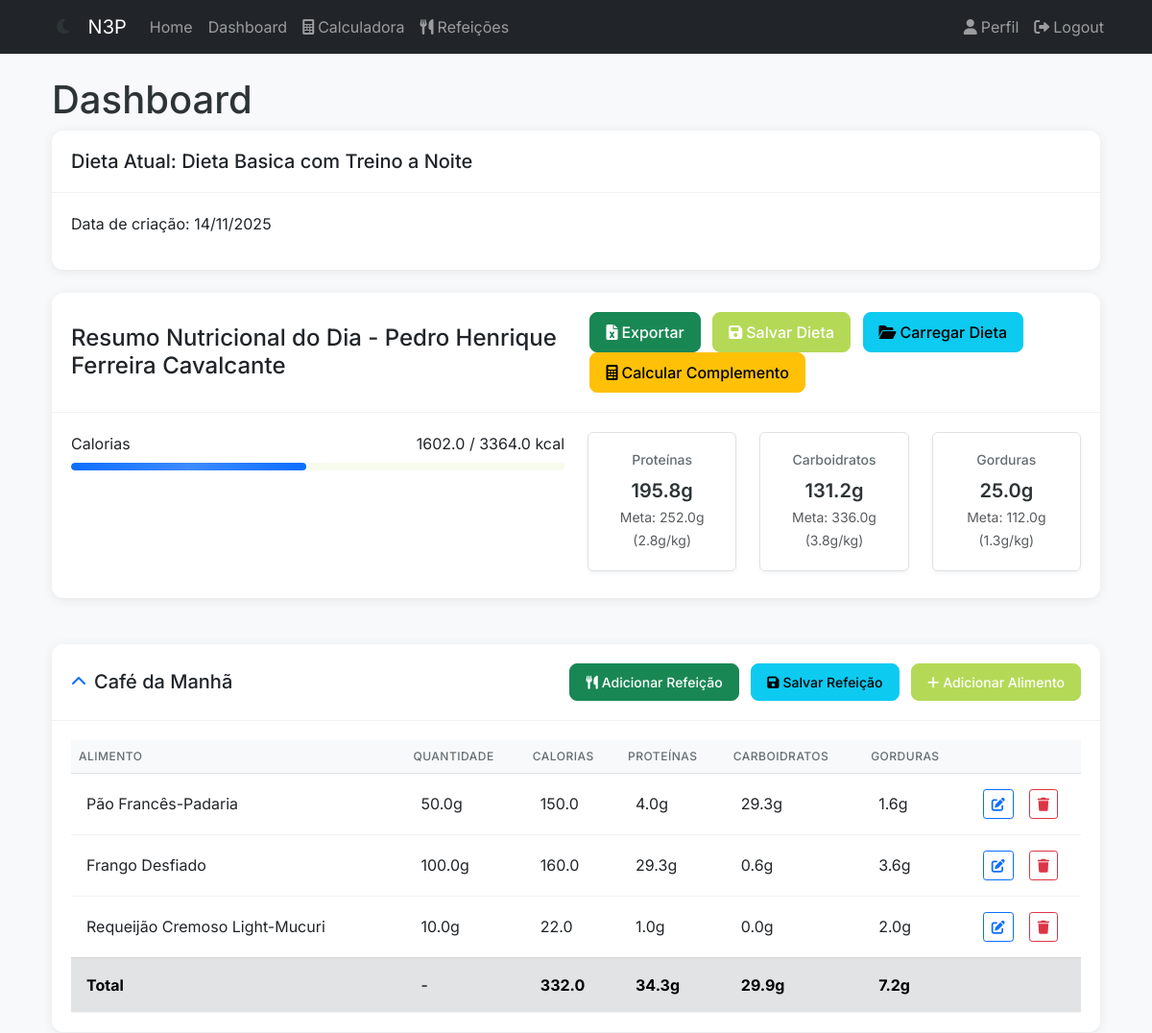
Before: /dashboard (signed in, upper part) with the older database file.
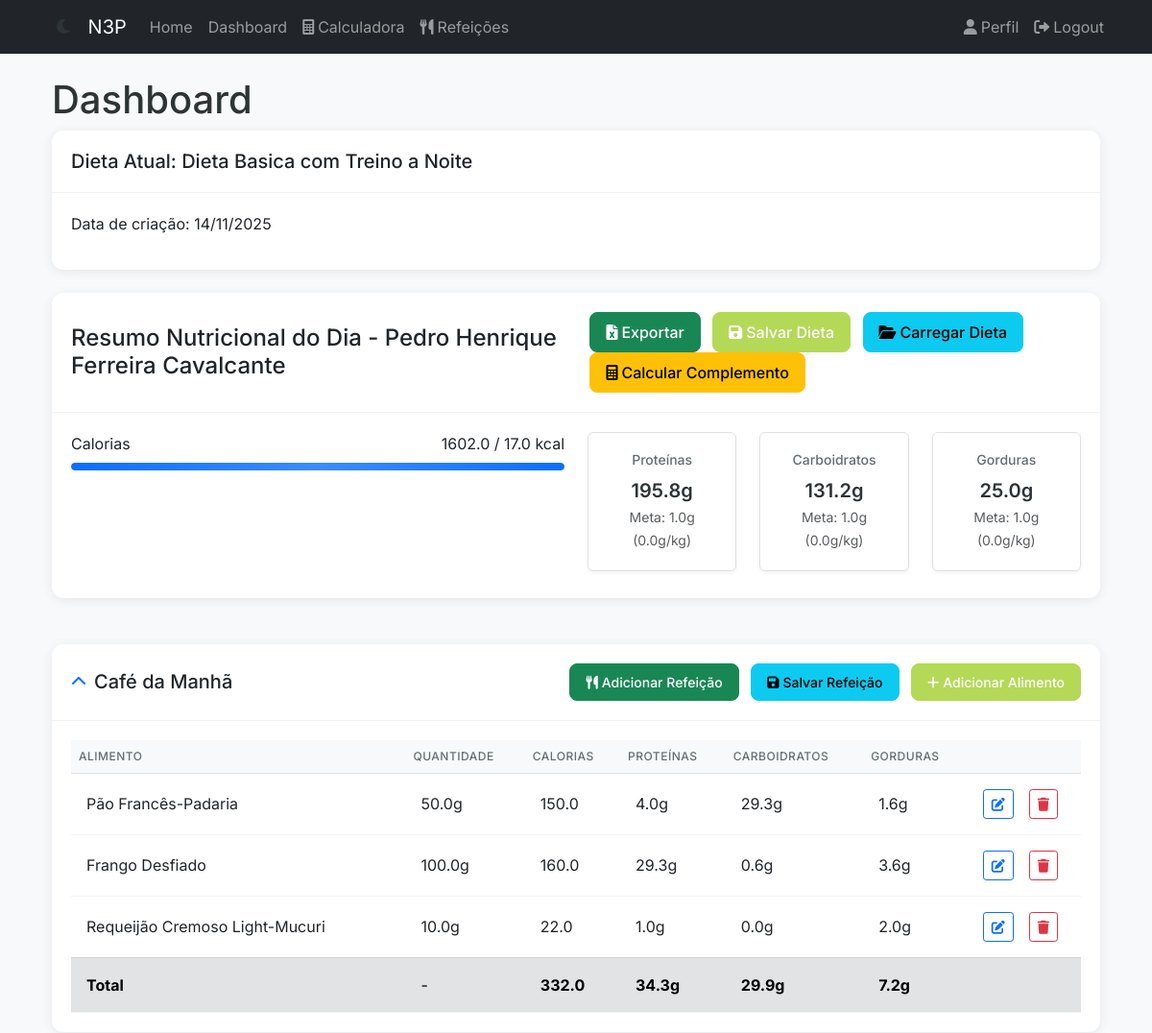
After: the same page with the newer database file.
### app/models/user.py (models this page shows, shortened)
class User(UserMixin, db.Model):
    __tablename__ = "users"
    id = db.Column(db.Integer, primary_key=True)
    username = db.Column(db.String(80), unique=True, nullable=False)
    email = db.Column(db.String(120), unique=True, nullable=False)
    password_hash = db.Column(db.String(128))
    created_at = db.Column(db.DateTime, default=datetime.utcnow)
    updated_at = db.Column(db.DateTime, default=datetime.utcnow, onupdate=datetime.utcnow)
    nome = db.Column(db.String(100), nullable=False)
    idade = db.Column(db.Integer, nullable=False)
    altura = db.Column(db.Float, nullable=False)  # altura em metros
    peso = db.Column(db.Float, nullable=False)  # peso em kg
    sexo = db.Column(
        db.String(1), nullable=False
    )  # 'M' para masculino, 'F' para feminino
    fator_atividade = db.Column(db.String(20), nullable=False)
    objetivo = db.Column(db.String(50), nullable=False)
    admin = db.Column(db.Boolean, nullable=False, default=False)
    calories_goal = db.Column(db.Float, nullable=True)
    proteins_goal = db.Column(db.Float, nullable=True)
    carbs_goal = db.Column(db.Float, nullable=True)
    fats_goal = db.Column(db.Float, nullable=True)
    diets = db.relationship("Diet", lazy=True)

### app/blueprints/main/routes.py (the view, shortened to what this page needs)
@bp.route("/dashboard")
@login_required
def dashboard():
    most_recent_diet = (
        Diet.query.filter_by(user_id=current_user.id)
        .order_by(Diet.created_at.desc())
        .first()
    )
    saved_diets = (
        Diet.query.filter_by(user_id=current_user.id)
        .order_by(Diet.created_at.desc())
        .all()
    )
    daily_totals = {"calories": 0, "proteins": 0, "carbs": 0, "fats": 0}
    user_goals = {
        "calories": current_user.calories_goal or 0,
        "proteins": current_user.proteins_goal or 0,
        "carbs": current_user.carbs_goal or 0,
        "fats": current_user.fats_goal or 0,
    }
    meals = []
    meal_totals = {}
    for y in MEAL_TYPES.keys():
        meal_totals[y] = {}
        for x in MACRO_TYPES.keys():
            meal_totals[y][x] = 0
    if most_recent_diet and most_recent_diet.meals_data:
        meals = most_recent_diet.meals_data
        for meal_type, foods in meals.items():
            for food in foods:
                daily_totals["calories"] += float(food.get("calories", 0))
                daily_totals["proteins"] += float(food.get("proteins", 0))
                daily_totals["carbs"] += float(food.get("carbs", 0))
                daily_totals["fats"] += float(food.get("fats", 0))
                if meal_type in meal_totals:
                    meal_totals[meal_type]["calories"] += float(food.get("calories", 0))
                    meal_totals[meal_type]["proteins"] += float(food.get("proteins", 0))
                    meal_totals[meal_type]["carbs"] += float(food.get("carbs", 0))
                    meal_totals[meal_type]["fats"] += float(food.get("fats", 0))
    return render_template(
        "main/dashboard.html",
        title="Dashboard",
        diet=most_recent_diet,
        meal_types=MEAL_TYPES,
        daily_totals=daily_totals,
        user_goals=user_goals,
        meals=meals,
        meal_totals=meal_totals,
        saved_diets=saved_diets,
    )

### app/__init__.py (called while the page is built)
def create_app(config_class=Config):
    app = Flask(__name__)
    app.config.from_object(config_class)
    db.init_app(app)
    migrate.init_app(app, db)
    login.init_app(app)
    register_blueprints(app)
    from app.models import User
    @login.user_loader
    def load_user(id):
        return User.query.get(int(id))
    return app

### app/templates/main/dashboard.html (shortened to what the changed rows need)
{% extends "base.html" %} {% from "macros/forms.html" import render_food_row %}
{% block title %}Dashboard - N3P{% endblock %} {% block content %}
<div class="container mt-4">
  <h1>Dashboard</h1>
  <div class="row mb-4">
    <div class="col-md-12">
      <div class="card">
        <div
          class="card-header d-flex justify-content-between align-items-center"
        >
          <h4 class="mb-0">
            Resumo Nutricional do Dia - {{ current_user.nome }}
          </h4>
          <div>
            <button
              class="btn btn-success me-2"
              onclick="exportToExcel()"
              title="Exportar para Excel"
            >
            </button>
            <button
              class="btn btn-primary me-2"
              data-bs-toggle="modal"
              data-bs-target="#saveDietModal"
            >
            </button>
            <button
              class="btn btn-info me-2"
              data-bs-toggle="modal"
              data-bs-target="#loadDietModal"
            >
            </button>
            <button
              class="btn btn-warning me-2"
              data-bs-toggle="modal"
              data-bs-target="#calculatorModal"
              onclick="document.getElementById('calculatorFrame').contentWindow.importComplement()"
            >
            </button>
          </div>
        </div>
        <div class="card-body">
          <div class="row">
            <div class="col-md-6">
              <div class="progress-wrapper mb-3">
                <div
                  class="d-flex justify-content-between align-items-center mb-1"
                >
                  <span>Calorias</span>
                  <span>
                  </span>
                </div>
                <div class="progress">
                  <div
                    class="progress-bar bg-primary"
                    role="progressbar"
                    style="width: {% if user_goals.calories > 0 %}{{ [100, (daily_totals.calories / user_goals.calories * 100)|round]|min }}{% else %}0{% endif %}%"
                  ></div>
                </div>
              </div>
            </div>
            <div class="col-md-6">
              <div class="row">
                <div class="col-md-4">
                  <div class="nutrient-box text-center p-2 rounded mb-2">
                    <small class="text-muted"
                      >Meta:
                      <span id="user-goals-proteins"
                        >{{ "%.1f"|format(user_goals.proteins) }}</span
                      >g (<span
                        >{{ "%.1f"|format(user_goals.proteins/current_user.peso)
                        }}</span
                      >g/kg)
                    </small>
                  </div>
                </div>
                <div class="col-md-4">
                  <div class="nutrient-box text-center p-2 rounded mb-2">
                    <small class="text-muted"
                      >Meta:
                      <span id="user-goals-carbs"
                        >{{ "%.1f"|format(user_goals.carbs) }}</span
                      >g (<span
                        >{{ "%.1f"|format(user_goals.carbs/current_user.peso)
                        }}</span
                      >g/kg)
                    </small>
                  </div>
                </div>
                <div class="col-md-4">
                  <div class="nutrient-box text-center p-2 rounded mb-2">
                    <small class="text-muted"
                      >Meta:
                      <span id="user-goals-fats"
                        >{{ "%.1f"|format(user_goals.fats) }}</span
                      >g (<span
                        >{{ "%.1f"|format(user_goals.fats/current_user.peso)
                        }}</span
                      >g/kg)
                    </small>
                  </div>
                </div>
              </div>
            </div>
          </div>
        </div>
      </div>
    </div>
  </div>
  {% for meal_type, meal_name in meal_types.items() %}
  <div class="row mb-4">
    <div class="col-md-12">
      <div class="card">
        <div
          class="card-body meal-content"
          id="{{ meal_type }}-content"
          style="display: none"
        >
          <div class="table-responsive">
            <table class="table table-hover">
              <thead>
                <tr>
                  <th>Alimento</th>
                  <th>Quantidade</th>
                  <th>Calorias</th>
                  <th>Proteínas</th>
                  <th>Carboidratos</th>
                  <th>Gorduras</th>
                  <th style="width: 80px"></th>
                </tr>
              </thead>
            </table>
          </div>
        </div>
      </div>
    </div>
  </div>
  {% endfor %}
</div>
{% endblock %} {% block extra_css %}
<link
  rel="stylesheet"
  href="{{ url_for('static', filename='css/dashboard.css') }}"
/>
 {% endblock %}

Changed rows visible on the page:
changed User "Pedro Henrique Ferreira Cavalcante": calories_goal 3364 → 17 (drawn); proteins "252.0" → "1.0"; user_goals.proteins/current_user.peso "2.8" → "0.0"; carbs "336.0" → "1.0"; user_goals.carbs/current_user.peso "3.8" → "0.0"; fats "112.0" → "1.0"; user_goals.fats/current_user.peso "1.3" → "0.0"
Other visible differences:
text written by a page script: "1602.0 / 3364.0 kcal" → "1602.0 / 17.0 kcal"
